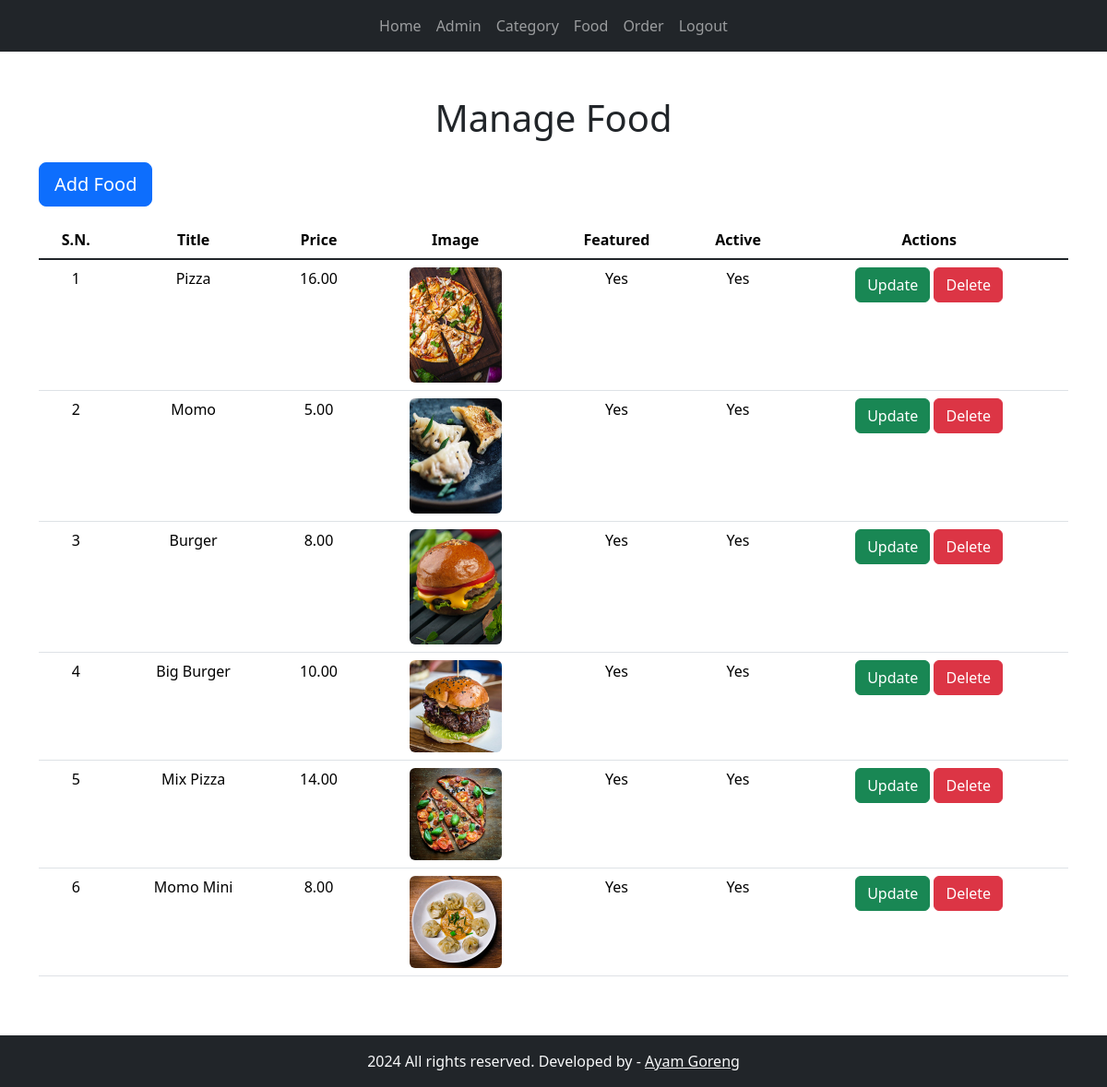
The app's page /admin/manage-food.php (signed in) with its own data.
### tables this page shows
CREATE TABLE `tbl_food` (
  `id` int(11) UNSIGNED NOT NULL,
  `title` varchar(100) NOT NULL,
  `description` text NOT NULL,
  `price` decimal(10,2) NOT NULL,
  `image_name` varchar(255) NOT NULL,
  `category_id` int(11) UNSIGNED NOT NULL,
  `featured` varchar(10) NOT NULL,
  `active` varchar(10) NOT NULL
);

### admin/manage-food.php (the view, shortened to what this page needs)
<?php include "partials/menu.php" ?>
<main>
  <div class="container py-5">
    <h1 class="text-center">Manage Food</h1>
    <a href="add-food.php" class="btn btn-lg my-3 btn-primary">Add Food</a>
    <table class="table mx-auto text-center">
      <thead>
        <tr>
          <th>S.N.</th>
          <th>Title</th>
          <th>Price</th>
          <th>Image</th>
          <th>Featured</th>
          <th>Active</th>
          <th>Actions</th>
        </tr>
      </thead>
      <tbody class="table-group-divider">
        <?php
        $sql = "SELECT * FROM tbl_food";
        $res = mysqli_query($conn, $sql);
        $count = mysqli_num_rows($res);
        $sn = 1;
        if ($count > 0) {
          while ($row = mysqli_fetch_assoc($res)) {
            $id = $row['id'];
            $title = $row['title'];
            $price = $row['price'];
            $image_name = $row['image_name'];
            $featured = $row['featured'];
            $active = $row['active'];
        ?>
            <tr>
              <td><?php echo $sn++ ?></td>
              <td><?php echo $title ?></td>
              <td><?php echo $price ?></td>
              <td>
                <?php if ($image_name != "") { ?>
                  <img src="<?php echo SITEURL ?>images/food/<?php echo $image_name ?>" class="rounded" alt="Image" width="100px">
                <?php } else echo "<div class='error'>No image added!</div>"; ?>
              </td>
              <td><?php echo $featured ?></td>
              <td><?php echo $active ?></td>
              <td>
                <a href="<?php echo SITEURL ?>admin/update-food.php?id=<?php echo $id ?>" class="btn btn-success">Update</a>
                <a href="<?php echo SITEURL ?>admin/delete-food.php?id=<?php echo $id ?>&image_name=<?php echo $image_name ?>" class="btn btn-danger">Delete</a>
              </td>
            </tr>
        <?php
          }
        } else echo "<tr> <td colspan='6'> <div class='error'>No food added!</div> </td> </tr>";
        ?>
      </tbody>
    </table>
  </div>
</main>
<?php include "partials/footer.php" ?>

### admin/partials/menu.php (shortened to what this page needs)
<!DOCTYPE html>
<html lang="en">
<head>
  <link href="https://cdn.jsdelivr.net/npm/bootstrap@5.3.3/dist/css/bootstrap.min.css" rel="stylesheet" />
</head>
<body>
  <nav class="navbar navbar-expand-sm bg-dark" data-bs-theme="dark">
    <div class="container col-md-6 mx-auto">
      <div class="collapse navbar-collapse text-center" id="navbarNavAltMarkup">
        <div class="navbar-nav mx-auto">
          <a class="nav-link" href="index.php">Home</a>
          <a class="nav-link" href="manage-admin.php">Admin</a>
          <a class="nav-link" href="manage-category.php">Category</a>
          <a class="nav-link" href="manage-food.php">Food</a>
          <a class="nav-link" href="manage-order.php">Order</a>
          <a class="nav-link" href="logout.php">Logout</a>
        </div>
      </div>
    </div>
  </nav>

### admin/partials/footer.php
<footer class="footer bg-dark text-light py-3">
  <div class="container text-center">
    <p class="mb-0">2024 All rights reserved. Developed by - <a href="#" class="text-light">Ayam Goreng</a></p>
  </div>
</footer>
</body>
</html>

### records on screen
tbl_food: title "Pizza", price "16.00", image_name (picture), featured "Yes", active "Yes"
tbl_food: title "Momo", price "5.00", image_name (picture), featured "Yes", active "Yes"
tbl_food: title "Burger", price "8.00", image_name (picture), featured "Yes", active "Yes"
tbl_food: title "Big Burger", price "10.00", image_name (picture), featured "Yes", active "Yes"
tbl_food: title "Mix Pizza", price "14.00", image_name (picture), featured "Yes", active "Yes"
tbl_food: title "Momo Mini", price "8.00", image_name (picture), featured "Yes", active "Yes"
